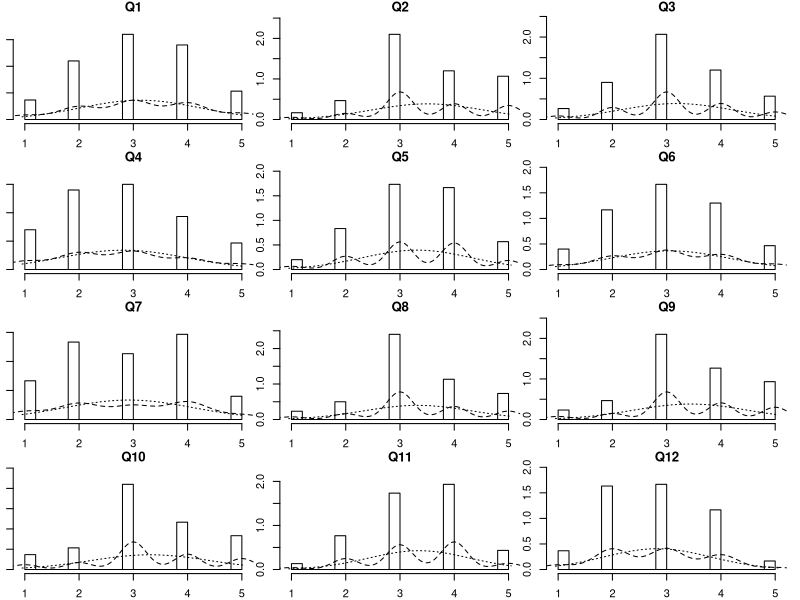
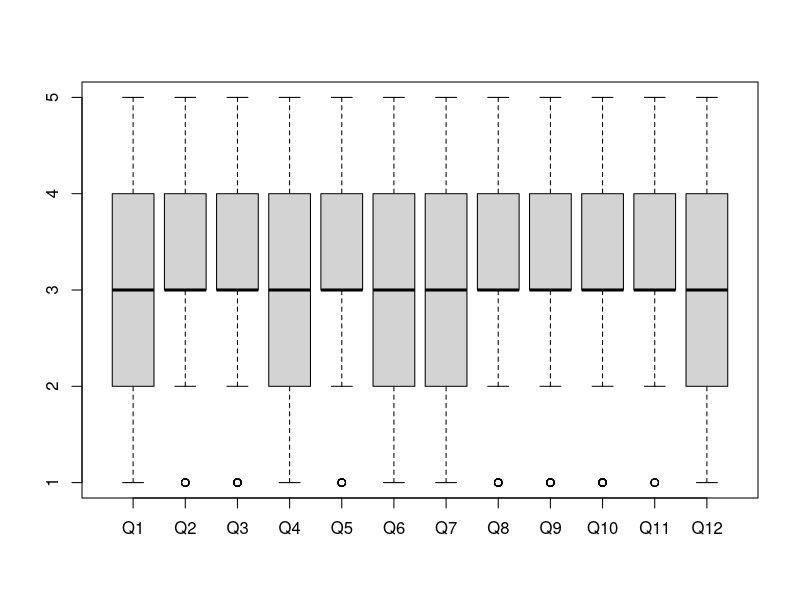
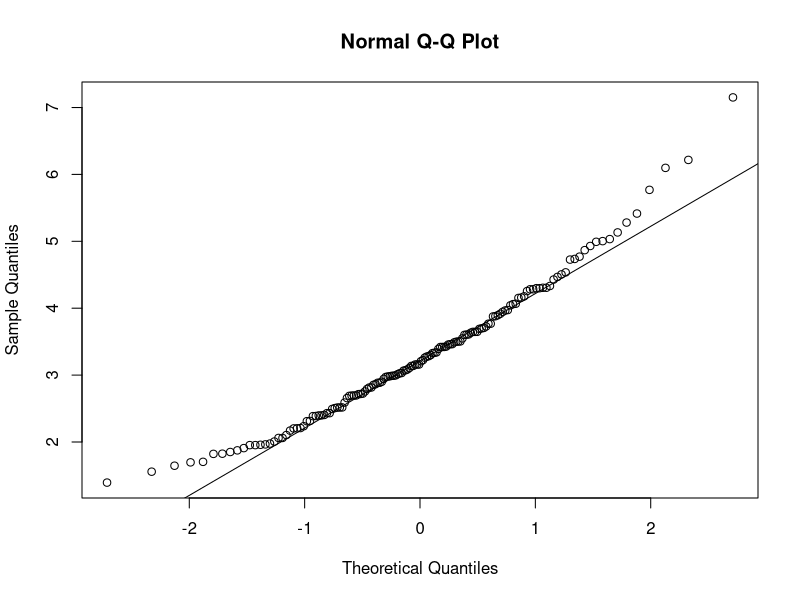
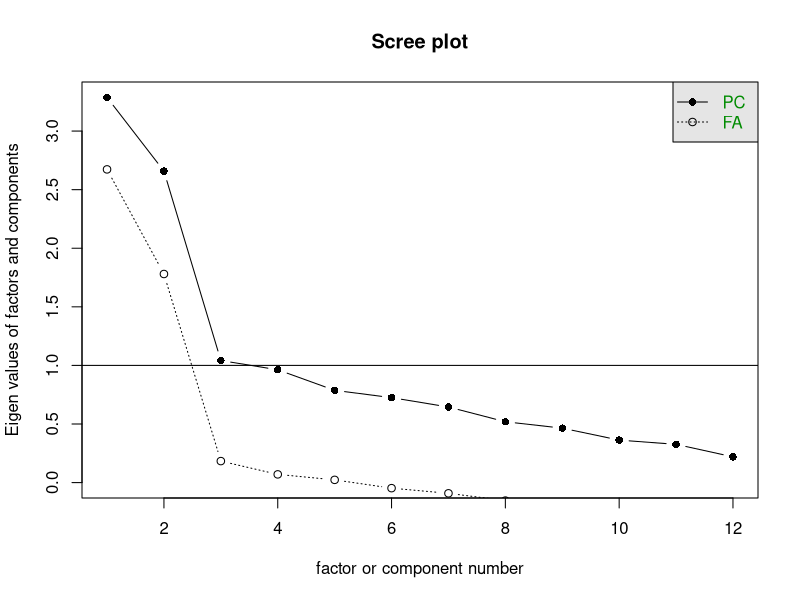
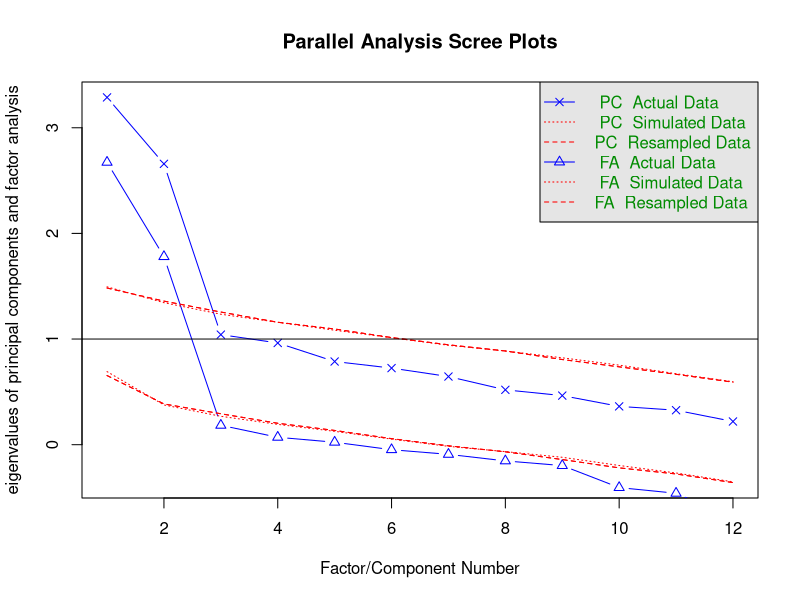

The R source for these figures, in order:
# ====================================================
# Principal components and Exploratory factor analysis
# Wan Nor Arifin
# ====================================================

# --------------
# Load libraries
library(foreign)  # for importing SPSS data
library(psych)  # for psychometrics
library(lattice)  # easy to plot multivariate plots

# -------------
# Load data set
data = read.spss("Attitude_Statistics v3.sav", use.value.labels = F, to.data.frame = T)
str(data)
data = data[-1]  # exclude ID, we are not going to use the variable
dim(data)  # 12 variables
names(data)  # list variable names
head(data)  # the first 6 observations


# -------------
# Preliminaries

## Descriptive statistics
describe(data)
response.frequencies(data)
print(response.frequencies(data), digit = 2)

## Normality of data

#-Univariate normality

#--1. Histograms
multi.hist(data)
boxplot(data)
# graphically looks normal

#--2. Shapiro Wilk's test
mapply(shapiro.test, data)  # all p.value < 0.05, not normal

#-Multivariate (MV) normality
mardia(data)  # at start and end, away from the line, not MV normal
# kurtosis =  10.8, p < 0.05
# skewness = 735.01, p < 0.05
# not MV normal.

## Check suitability of data for analysis

#--1. Kaiser-Meyer-Olkin (KMO) Measure of Sampling Adequacy (MSA)
KMO(data)  # Overall MSA = 0.76, > 0.7.

#--2. Bartlet's test of sphericity
cortest.bartlett(data)  # p < 0.05, items are correlated

## Determine the number of factors

#--1. Kaiser's eigenvalue > 1 rule.
#--2. Cattell's scree test.
scree = scree(data)
# look at --o-- FA --> 2 factors.
# look at --*-- PC --> 3 factors
print(scree)
# Eigen values of factors > 1 = 2, then number of factor = 2
# Eigen values of principal components > 1 = 3, then number of component = 3
#--3. Parallel analysis.
parallel = fa.parallel(data, fa = "both")
# 2 triangles above dashed line, factor = 2
# 2 x above dashed line, components = 2
print(parallel)
# Parallel analysis suggests:
# number of factors =  2
# number of components = 2


# -----------------------------
# Principal components analysis
## Perform the analysis
#-1. fix the number of components as decided from previous step. Two/three factors are reasonable.
## 2 components
pc = principal(data, nfactors = 2)
print(pc, digits = 3)
print(pc, cut = .3, digits = 3)  # cut = .3 to view only CLs > 0.3
## Interpret
# 2 components
# Q1 CL < 0.3 --> can remove
# Variance explained, RC1 = 26.6%, RC2 = 22.9%

## 3 components
pc1 = principal(data, nfactors = 3)
print(pc1, digits = 3)
print(pc1, cut = .3, digits = 3)
## Interpret
# 3 components
# All CL > 0.3
# Variance explained, RC1 = 25.9%, RC2 = 22.8%, RC3 = 9.5%
# last component small % of variance, may be 2 components are better.

## Remove Q1
pc_1 = principal(data[-c(1)], nfactors = 2)
print(pc_1, cut = .3, digits = 3)
# Q12 has 2 high loadings in 2 components, can remove
# can decide based on 'com' complexity too
# com = 2 means Q12 belongs to both components
# not good for data reduction
# Cumulative variance = 54.0%

## Remove Q12
pc_2 = principal(data[-c(1, 12)], nfactors = 2)
print(pc_2, cut = .3, digits = 3)
# Cumulative variance = 57.3%

## Summary
# Components:
# > RC1: Q4, Q5, Q6, Q7, Q11
# > RC2: Q2, Q3, Q8, Q9, Q10
# Name the component:
# > RC1 -- Affinity
# > RC2 -- Importance


# ---------------------------
# Exploratory factor analysis

## Perform the analysis
#-1. fix the number of factors as decided from previous step. Two factors are reasonable.
#-2. choose an appropriate extraction method. We use PAF, `fm = "pa"`.
#-3. choose an appropriate oblique rotation method. We use oblimin, `rotate = "oblimin"`.
## 2 factors
fa = fa(data, nfactors = 2, fm = "pa", rotate = "oblimin")
print(fa, digits = 3)
print(fa, cut = .3, digits = 3)  # cut = .3 to view only FLs > 0.3
## Interpret
# Q1 FL < .3

## Remove Q1
fa_1 = fa(data[-c(1)], nfactors = 2, fm = "pa", rotate = "oblimin")
print(fa_1, cut = .3, digits = 3)
## Interpretation
# Q12 com = 1.98
# item not specific to a factor

## Remove Q12
fa_2 = fa(data[-c(1, 12)], nfactors = 2, fm = "pa", rotate = "oblimin")
print(fa_2, cut = .3, digits = 3)
## Interpretation
# all FLs > .3
# Cumulative variance = 48.1%
# Factor correlation PA1 <-> PA2 = 0.1

## Summary
# Factors:
# > PA1: Q4, Q5, Q6, Q7, Q11
# > PA2: Q2, Q3, Q8, Q9, Q10
# Name the factor:
# > PA1 -- Affinity
# > PA2 -- Importance
